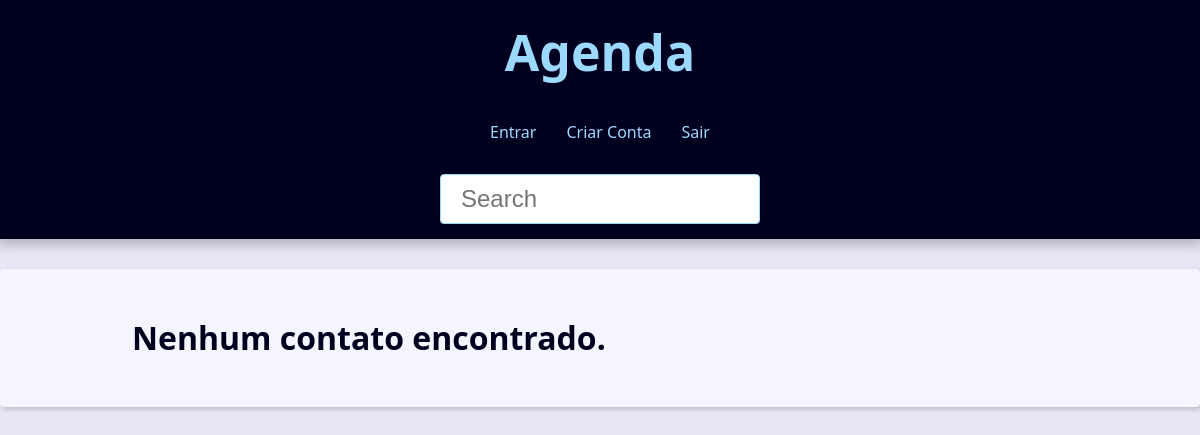
The app's page /, older data.
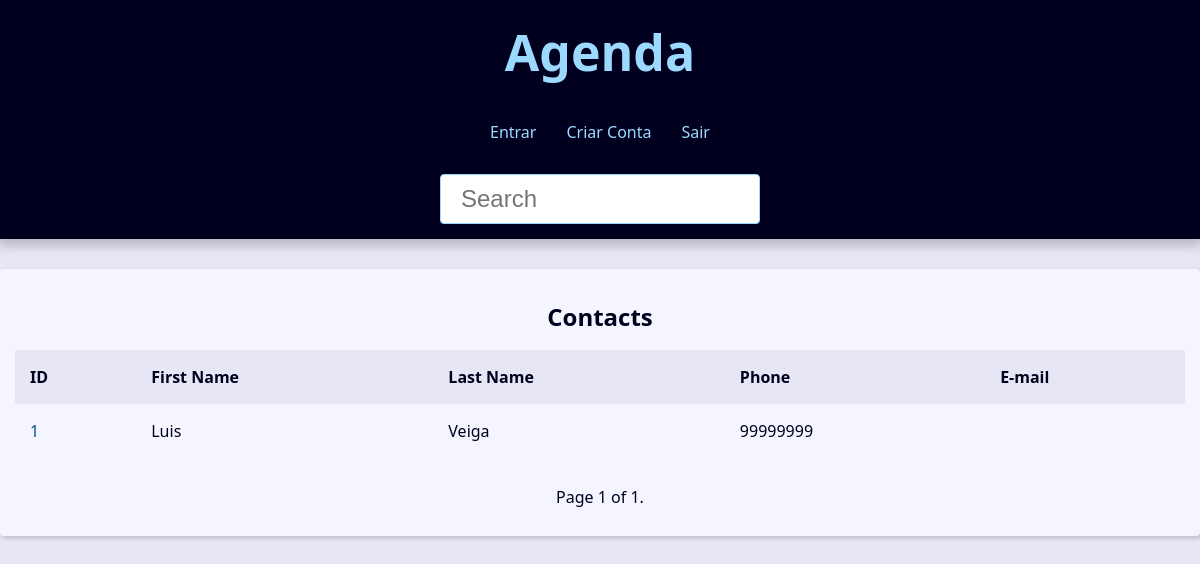
The same page, newer data.
### contact/models.py (models this page shows, shortened)
class Contact(models.Model):
    first_name = models.CharField(max_length=50)
    last_name = models.CharField(max_length=50, blank=True)
    phone = models.CharField(max_length=50)
    email = models.EmailField(max_length=254, blank=True)
    created_date = models.DateTimeField(default=timezone.now)
    description = models.TextField(blank=True)
    show = models.BooleanField(default=True)
    picture = models.ImageField(blank=True, upload_to='picture/%Y/%m')
    category = models.ForeignKey(Category, on_delete=models.SET_NULL,
                                 blank=True, null=True)
    owner = models.ForeignKey(User, on_delete=models.SET_NULL,
                                 blank=True, null=True)

### contact/views/contact_views.py (the view)
# urls.py: path('', views.index, name='index'),
def index(request):
    contacts =Contact.objects\
        .filter(show=True)\
        .order_by('-id')
    paginator = Paginator(contacts, 10)
    page_number = request.GET.get("page")
    page_obj = paginator.get_page(page_number)
    context = {
        'page_obj': page_obj,
        'site_title': 'Contatos - ',
    }
    return render (
        request,
        'contact/index.html',
        context
    )

### contact/templates/contact/index.html (shortened to what this page needs)
{% extends 'global/base.html' %}
{% block content %}
{% if  page_obj%}
  <div class="responsive-table">
    <table class="contacts-table">
      <caption class="table-caption ">
        Contacts
      </caption>
      <thead>
        <tr class="table-row table-row-header">
          <th class="table-header">ID</th>
          <th class="table-header">First Name</th>
          <th class="table-header">Last Name</th>
          <th class="table-header">Phone</th>
          <th class="table-header">E-mail</th>
        </tr>
      </thead>
      <tbody>
        {% for contact in page_obj %}
          <tr class="table-row">
            <td class="table-cel">
              <a class="table-link" href="{% url 'contact:contact' contact.id %}">
                {{ contact.id }}
              </a>
            </td>
            <td class="table-cel">
              {{ contact.first_name }}
            </td>
            <td class="table-cel">
              {{ contact.last_name }}
            </td>
            <td class="table-cel">
              {{ contact.phone }}
            </td>
            <td class="table-cel">
            </td>
          </tr>
        {% endfor %}
      </tbody>
    </table>
  </div>
{% else %}
    <div class="single-contact">
        <h1 class="single-contact-name">
            Nenhum contato encontrado.
        </h1>
    </div>
{% endif %}
{% endblock content %}

### base_templates/global/base.html (shortened to what this page needs)
<!DOCTYPE html>
<html lang="pt-BR">
<head>
{% include "global/partials/_head.html" %}
</head>
<body>
    {% include "global/partials/_header.html" %}
    <main class="content">
    {% block content %}
    {% endblock content %}
    {% include 'global/partials/_pagination.html' %}
    </main>
</body>
</html>

### base_templates/global/partials/_head.html (shortened to what this page needs)
{% load static %}
<link rel="stylesheet" href=" {% static 'global/css/style.css' %}">

### base_templates/global/partials/_header.html
  <header class="header">
        <h1 class= "header-heading">
            <a href=" {% url 'contact:index' %}" class="header-link">
                Agenda
            </a>
        </h1>
        <nav class="menu">
            <ul class="menu-list">
                {% if user.is_authenticated %}
                <li class="menu-item">
                    <a href=" {% url 'contact:create' %}" class="menu-link">
                        Criar Conta
                    </a>
                </li>
                <li class="menu-item">
                    <a href=" {% url 'contact:user_update' %}" class="menu-link">
                        Profile
                    </a>
                </li>
                <li class="menu-item">
                    <a href=" {% url 'contact:logout' %}" class="menu-link">
                        Logout
                    </a>
                </li>
                {% else %}
                <li class="menu-item">
                    <a href=" {% url 'contact:login' %}" class="menu-link">
                        Entrar
                    </a>
                </li>
                <li class="menu-item">
                    <a href=" {% url 'contact:register' %}" class="menu-link">
                        Criar Conta
                    </a>
                </li>
                {% endif %}
                <li class="menu-item">
                    <a href="" class="menu-link">
                        Sair
                    </a>
                </li>
        </nav>
        <div class="search">
            <form action=" {%url 'contact:search' %}" method ="get">
                <input type="search"
                        class = "search-input"
                        placeholder="Search"
                        id ="search"
                        name="q"
                        value="{{request.GET.q.strip}}"
                >
            </form>
        </div>
    </header>

### base_templates/global/partials/_pagination.html (shortened to what this page needs)
{% if page_obj %}
  <div class="pagination">
    <span class="step-links">
        <span class="current">
            Page {{ page_obj.number }} of {{ page_obj.paginator.num_pages }}.
        </span>
    </span>
  </div>
{% endif %}

### base_static/global/css/style.css (style rules this page uses)
:root { --spacing: 1.5rem; --link-dark-color: rgb(0, 83, 134); --link-light-color: rgb(156, 217, 255); --clr-white: rgb(245, 245, 255); --clr-black: rgb(0, 0, 30); --clr-light-gray: rgb(230, 230, 245); --clr-dark-shadow-5: rgba(0, 0, 10, 5%); --clr-dark-shadow-10: rgba(0, 0, 10, 10%); --clr-dark-shadow-20: rgba(0, 0, 10, 20%); --clr-light-shadow-5: rgba(200, 200, 255, 5%); --clr-light-shadow-10: rgba(200, 200, 255, 10%); --clr-light-shadow-20: rgba(200, 200, 255, 20%); --main-page-width: 120rem; --table-min-width: 60rem; --biggest-font-size: 5rem; --bigger-font-size: 4rem; --big-font-size: 3.2rem; --medium-font-size: 2.4rem; --small-font-size: 1.6rem; --smaller-font-size: 1.4rem; --smallest-font-size: 1.2rem; --transition-fast: 300ms; --transition-medium: 600ms; --transition-slow: 1s; --default-border-radius: 4px; }
*, *::before, *::after { margin: 0; padding: 0; box-sizing: border-box; }
html { font-size: 62.5%; }
body { font-family: system-ui, -apple-system, BlinkMacSystemFont, 'Segoe UI', Roboto, Oxygen, Ubuntu, Cantarell, 'Open Sans', 'Helvetica Neue', sans-serif; line-height: 1.5; font-size: var(--small-font-size); color: var(--clr-black); -webkit-font-smoothing: antialiased; background: var(--clr-light-gray); }
.header { background: var(--clr-black); padding: var(--spacing); box-shadow: 0 5px 10px 2px var(--clr-dark-shadow-20); z-index: 1; position: relative; }
.header-heading { font-size: var(--biggest-font-size); text-align: center; }
.header-link { color: var(--link-light-color); text-decoration: none; transition: filter var(--transition-fast) ease-in-out; }
.menu { margin: var(--spacing); }
.menu-list { list-style: none; display: flex; justify-content: center; flex-flow: row wrap; }
.menu-link { display: block; padding: var(--spacing); color: var(--link-light-color); text-decoration: none; transition: background-color var(--transition-fast) ease-in-out; border-radius: var(--default-border-radius); }
.content { max-width: var(--main-page-width); margin: calc(var(--spacing) * 2) auto; padding: var(--spacing); background: var(--clr-white); box-shadow: 2px 2px 5px var(--clr-dark-shadow-20); border-radius: var(--default-border-radius); }
.responsive-table { width: 100%; overflow-x: auto; }
.contacts-table { width: 100%; min-width: var(--table-min-width); border-collapse: collapse; }
.table-caption { font-size: var(--medium-font-size); font-weight: bold; padding: var(--spacing); }
.table-row { text-align: left; text-overflow: ellipsis; transition: background-color var(--transition-fast) ease-in-out; }
.table-row-header { background: var(--clr-light-gray); color: var(--clr-black); }
.table-cel, .table-header { padding: var(--spacing); }
.table-link { color: var(--link-dark-color); transition: color var(--transition-fast) ease-in-out; text-decoration: none; }
.pagination { margin-top: var(--spacing); display: flex; justify-content: center; padding: calc(var(--spacing) * 0.8); font-size: var(--small-font-size); }
.pagination .step-links { display: flex; gap: calc(var(--spacing) * 0.8); }
.search { display: flex; justify-content: center; }
.search-input { font-size: var(--medium-font-size); padding: 1rem 2rem; width: 100%; max-width: 32rem; border-radius: var(--default-border-radius); border: 1px solid var(--link-light-color); }

Row changes from the older to the newer data that the page shows:
added Contact: id "1", first_name "Luis", last_name "Veiga", phone "99999999"
Text that changed along with them:
{{ page_obj.number }}: (not shown) → "1"
{{ page_obj.paginator.num_pages }}: (not shown) → "1"
text no longer shown: "Nenhum contato encontrado."
text now shown: "Contacts ID First Name Last Name Phone E-mail Page of ."
